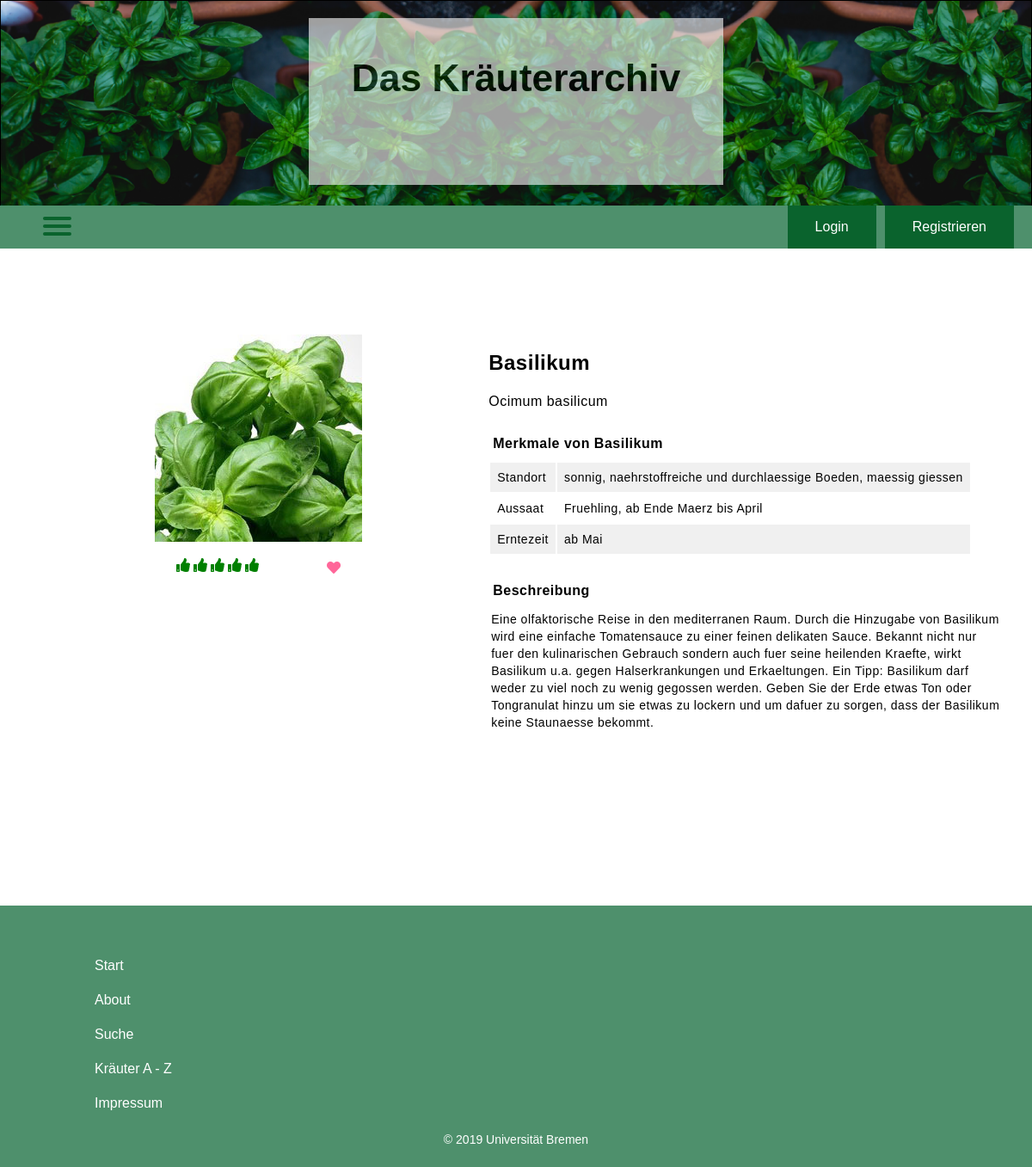
Screenshot of /detail.php?id=1 with the database file from the repository.
### tables this page shows
CREATE TABLE `datei` (
                         `id` int(11) NOT NULL,
                         `medium_id` int(11) NOT NULL,
                         `type` varchar(30) NOT NULL,
                         `adr` varchar(400) NOT NULL
);

CREATE TABLE `medium` (
                          `id` int(11) NOT NULL,
                          `name` varchar(255) NOT NULL,
                          `latein_name` varchar(255) DEFAULT NULL,
                          `standort` varchar(255) DEFAULT NULL,
                          `aussaat` varchar(255) DEFAULT NULL,
                          `erntezeit` varchar(255) DEFAULT NULL,
                          `beschreibung` text DEFAULT NULL
);

### detail.php (the view, shortened to what this page needs)
<!DOCTYPE html>
<html>
<head>
    <link rel="stylesheet" href="css/main_stylesheet.css">
    <link rel="stylesheet" href="https://use.fontawesome.com/releases/v5.8.2/css/all.css">
</head>
<body>
<?php
include "includes/connect.php";
include "includes/headerbox.php";
include "includes/hamburgerMenu.php";
include "includes/navigationBar.php";
?>
<?php
$sql = "SELECT medium.name, datei.adr, medium.id, medium.beschreibung, medium.erntezeit, medium.standort, medium.latein_name, medium.aussaat FROM (medium INNER JOIN datei ON medium.id = datei.medium_id) WHERE medium.id = $_GET[id]";
$result = mysqli_query($conn, $sql);
$row = mysqli_fetch_assoc($result);
?>
<div class="plantbox">
    <div class="relative">
        <img class="image" src="<?php echo $row["adr"] ?>" alt="<?php echo $row["name"] ?>"/>
        <div id="thumb"></div>
        <div id="heart"></div>
    </div>
    <div class="descrBox">
        <div class="steckbrief">
            <h2><?php echo $row["name"]?></h2>
            <p><?php echo $row["latein_name"]?></p>
            <table>
                <caption>Merkmale von <?php echo $row["name"]?></caption>
                <tbody>
                <tr>
                    <td>Standort</td>
                    <td><?php echo $row["standort"]?></td>
                </tr>
                <tr>
                    <td>Aussaat</td>
                    <td><?php echo $row["aussaat"]?></td>
                </tr>
                <tr>
                    <td>Erntezeit</td>
                    <td><?php echo $row["erntezeit"]?></td>
                </tr>
                </tbody>
            </table>
        </div>
        <div class="beschreibung">
            <table>
                <caption>Beschreibung</caption>
                <tbody>
                <tr>
                    <td><?php echo $row["beschreibung"]?>
                    </td>
                </tr>
                </tbody>
            </table>
        </div>
    </div>
</div>
<?php
include "includes/footerbox.php";
?>
</body>
</html>

### css/main_stylesheet.css (style rules this page uses)
body, html { height: 100%; margin: 0; font-family: Helvetica, serif; }
#heart::before { content: "\f004"; font-family: 'Font Awesome 5 Free'; font-weight: 900; color: #FF6699; }
#heart { height: 100%; margin: 0; padding-left: 225px; margin-top: -15px; margin-left: -25px; }
#thumb::before { content: "\f164 \f164 \f164 \f164 \f164" ; font-family: 'Font Awesome 5 Free'; font-weight: 900; color: green; }
#thumb { margin: 0; margin-left: -200px; margin-top: 15px; padding-left: 225px; }
.plantbox { margin-left: 15%; margin-top: 100px; width: 80%; max-width: 1200px; display: flex; flex-flow: row; }
.descrBox { margin-left: 80px;; display: flex; flex-flow: column; width: 45%; min-width:600px; }
.relative { margin-right: 7%; }
.steckbrief { position: relative; margin-bottom: 20px; line-height: 25px; letter-spacing: 0.5px; }
.steckbrief table { border-radius: 3px; box-sizing: border-box; }
.steckbrief table caption { text-align: left; padding: 8px 5px; color: rgb(0, 0, 0); font-weight: bold; }
.steckbrief table tbody tr:nth-of-type(2n+1) { background: rgb(240, 240, 240); }
.steckbrief table tbody tr td { color: rgb(0, 0, 0); padding: 8px; vertical-align: top; border: none; font-size: 14px; line-height: 18px; text-align: left; }
.beschreibung { position: relative; line-height: 25px; letter-spacing: 0.5px; }
.beschreibung table caption { text-align: left; padding: 8px 5px; color: rgb(0, 0, 0); font-weight: bold; }
.beschreibung table tbody tr td { color: rgb(0, 0, 0); font-size: 14px; line-height: 20px; text-align: left; }

### rows the page displays
datei: adr (picture), medium.name "Basilikum", medium.latein_name "Ocimum basilicum", medium.standort "sonnig, naehrstoffreiche und durchlaessige Boeden, maessig giessen", medium.aussaat "Fruehling, ab Ende Maerz bis April", medium.erntezeit "ab Mai", medium.beschreibung "Eine olfaktorische Reise in den mediterranen Raum. Durch die Hinzugabe von Basilikum wird eine einfache Tomatensauce zu einer feinen delikaten Sauce. Bekannt nicht nur fuer den kulinarischen Gebrauch sondern auch fuer seine heilenden Kraefte, wirkt Basilikum u.a. gegen Halserkrankungen und Erkaeltungen. Ein Tipp: Basilikum darf weder zu viel noch zu wenig gegossen werden. Geben Sie der Erde etwas Ton oder Tongranulat hinzu um sie etwas zu lockern und um dafuer zu sorgen, dass der Basilikum keine Staunaesse bekommt."
